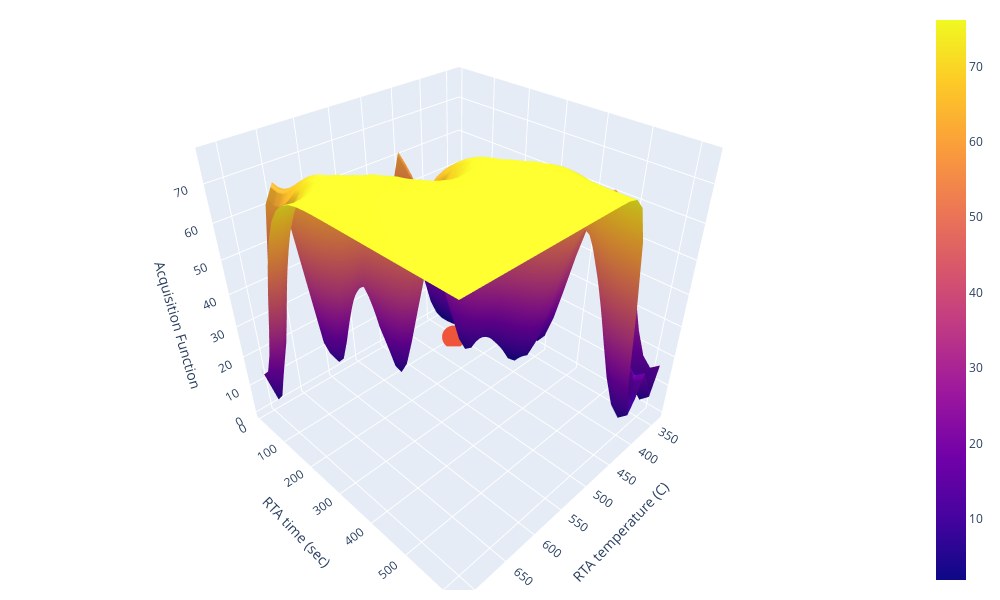

Write notebook code for a chart like this one.
### Code cell
# look at acq_func manifold
fig = go.Figure(data=[go.Surface(z=pred_var, x=test_grid[:,0], y=test_grid[:,1])])
fig.add_trace(go.Scatter3d(x=test_grid[pi[1], 0].numpy(), y=test_grid[pi[0], 1].numpy(), z=[PI_acq_shape[pi[0], pi[1]]], mode='markers', name='max(pi)'))
fig.update_layout( width=1000, height=600,
                  margin=dict(r=20, l=10, b=10, t=10),
                  legend=dict(orientation="h", yanchor="bottom", y=1.02, xanchor="right",x=1),
                  scene=dict(
                    xaxis_title="RTA temperature (C)",
                    yaxis_title="RTA time (sec)",
                    zaxis_title='Acquisition Function')
                  )
fig.show()

### Figure 1 — Plotly figure (JSON) as saved in the notebook; plotly's stock layout.template omitted (floating-point values rounded to 4 significant figures; data arrays with more than 128 entries replaced by an {"elided": "..."} marker saying what was removed)
{"data": [{"type": "surface", "x": [337.5, 350.4, 363.4, 376.3, 389.2, 402.2, 415.1, 428.0, 440.9, 453.9, 466.8, 479.7, 492.7, 505.6, 518.5, 531.5, 544.4, 557.3, 570.3, 583.2, 596.1, 609.1, 622.0, 634.9, 647.8, 660.8, 673.7, 686.6, 699.6, 712.5], "y": [9.643, 30.7, 51.76, 72.82, 93.88, 114.9, 136.0, 157.1, 178.1, 199.2, 220.2, 241.3, 262.4, 283.4, 304.5, 325.5, 346.6, 367.6, 388.7, 409.8, 430.8, 451.9, 472.9, 494.0, 515.1, 536.1, 557.2, 578.2, 599.3, 620.4], "z": {"elided": "30x30 float values"}}, {"mode": "markers", "name": "max(pi)", "type": "scatter3d", "x": [415.1], "y": [114.9], "z": [0.5611]}], "layout": {"height": 600, "legend": {"orientation": "h", "x": 1, "xanchor": "right", "y": 1.02, "yanchor": "bottom"}, "margin": {"b": 10, "l": 10, "r": 20, "t": 10}, "scene": {"xaxis": {"title": {"text": "RTA temperature (C)"}}, "yaxis": {"title": {"text": "RTA time (sec)"}}, "zaxis": {"title": {"text": "Acquisition Function"}}}, "width": 1000}}
